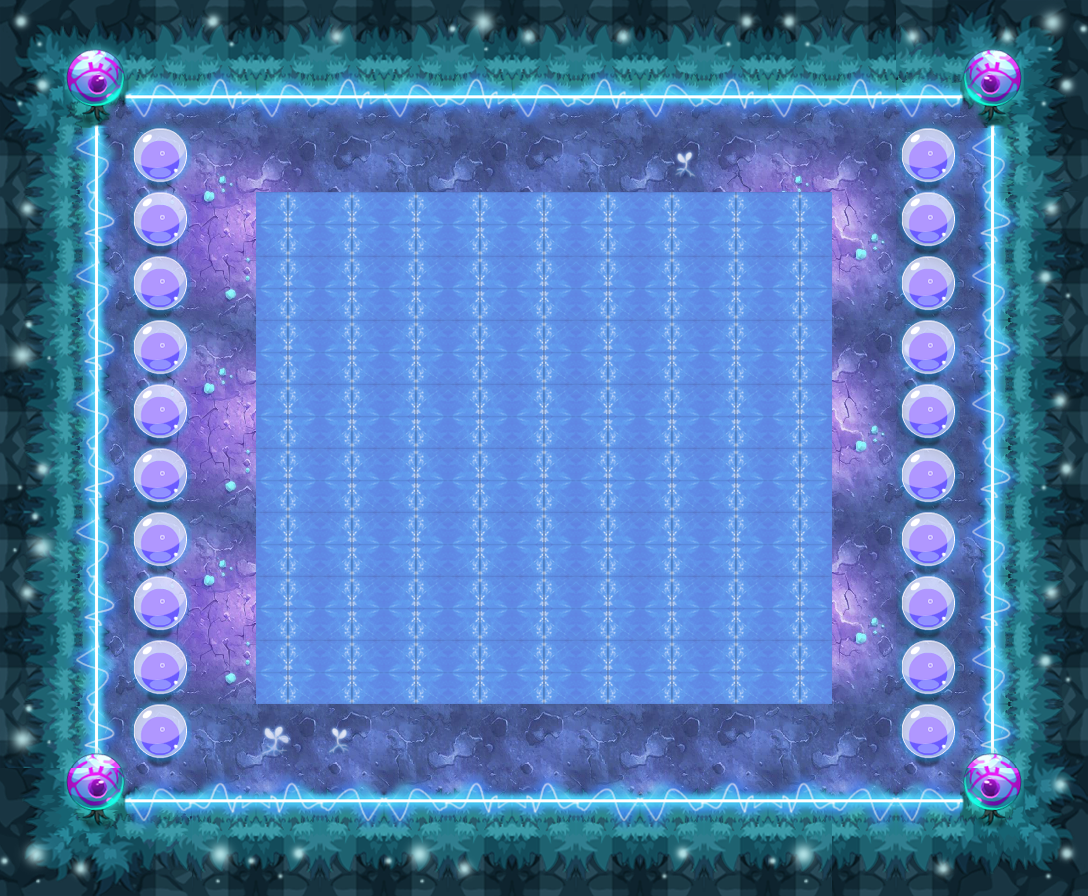

Rendered tile map (Tiled .tmx) drawn with the repository's tilesets; below, a short description and the map source with its tile grids summarised:
An orthogonal 17x14 tile map with 64x64 px tiles, 17 tile layers (PASS, 块层 2, 块层 15, 块层 13, ...) and 21 objects (17x TRAP, 3x sjc2, PLAYER).

<map version="1.0" orientation="orthogonal" width="17" height="14" tilewidth="64" tileheight="64">
 <properties>
  <property name="DESTRY1" value="27" />
  <property name="DESTRY2" value="39" />
  <property name="DESTRY_COUNT" value="2" />
  <property name="EXP" value="1475" />
  <property name="ITEM" value="D059" />
  <property name="LOSE_SCRIPT" value="" />
  <property name="MONEY" value="2213" />
  <property name="START_SCRIPT" value="" />
  <property name="WIN_SCRIPT" value="" />
 </properties>
 <tileset firstgid="1" name="ysmg" tilewidth="64" tileheight="64">
  <image source="ysmg-hd.png" width="960" height="1070" />
 </tileset>
 <layer name="PASS" width="17" height="14">
  <data>[238 cells, 128 non-empty, 9 distinct tile ids]</data>
 </layer>
 <layer name="块层 2" width="17" height="14">
  <data>[238 cells, 238 non-empty, 23 distinct tile ids]</data>
 </layer>
 <layer name="块层 15" width="17" height="14">
  <data>[238 cells, 44 non-empty, 6 distinct tile ids]</data>
 </layer>
 <layer name="块层 13" width="17" height="14">
  <data>[238 cells, 52 non-empty, 6 distinct tile ids]</data>
 </layer>
 <layer name="块层 3" width="17" height="14">
  <data>[238 cells, 4 non-empty, 1 distinct tile ids]</data>
 </layer>
 <layer name="块层 6" width="17" height="14">
  <data>[238 cells, 20 non-empty, 1 distinct tile ids]</data>
 </layer>
 <layer name="SHELTER 11" width="17" height="14">
  <data>[238 cells, 2 non-empty, 1 distinct tile ids]</data>
 </layer>
 <layer name="SHELTER 10" width="17" height="14">
  <data>[238 cells, 2 non-empty, 1 distinct tile ids]</data>
 </layer>
 <layer name="SHELTER 9" width="17" height="14">
  <data>[238 cells, 2 non-empty, 1 distinct tile ids]</data>
 </layer>
 <layer name="SHELTER 8" width="17" height="14">
  <data>[238 cells, 2 non-empty, 1 distinct tile ids]</data>
 </layer>
 <layer name="SHELTER 7" width="17" height="14">
  <data>[238 cells, 2 non-empty, 1 distinct tile ids]</data>
 </layer>
 <layer name="SHELTER 6" width="17" height="14">
  <data>[238 cells, 2 non-empty, 1 distinct tile ids]</data>
 </layer>
 <layer name="SHELTER 5" width="17" height="14">
  <data>[238 cells, 2 non-empty, 1 distinct tile ids]</data>
 </layer>
 <layer name="SHELTER 4" width="17" height="14">
  <data>[238 cells, 2 non-empty, 1 distinct tile ids]</data>
 </layer>
 <layer name="SHELTER 3" width="17" height="14">
  <data>[238 cells, 2 non-empty, 1 distinct tile ids]</data>
 </layer>
 <layer name="SHELTER 2" width="17" height="14">
  <data>[238 cells, 2 non-empty, 1 distinct tile ids]</data>
 </layer>
 <layer name="SHELTER 1" width="17" height="14">
  <data>[238 cells, 2 non-empty, 1 distinct tile ids]</data>
 </layer>
 <objectgroup name="对象层 1" width="34" height="28">
  <object name="PLAYER" type="PLAYER" x="512" y="448" width="64" height="64" />
  <object name="sjc2" x="192" y="448" width="64" height="64">
   <properties>
    <property name="lua_ai" value="monster_sjc_ai" />
    <property name="quality" value="sjc2.quality" />
   </properties>
  </object>
  <object name="ice_road" type="TRAP" x="256" y="192" width="576" height="512">
   <properties>
    <property name="lua_ai" value="ice_road_ai" />
   </properties>
  </object>
  <object name="pg1" type="TRAP" x="320" y="256" width="64" height="64">
   <properties>
    <property name="trap_ani" value="poison_ground.actor" />
    <property name="trap_floor" value="true" />
    <property name="trap_script" value="target(&quot;PLAYER&quot;):onDamage(target(&quot;PLAYER&quot;):getHP()*0.1,&quot;TRAP&quot;);" />
    <property name="trap_start_mode" value="0" />
   </properties>
  </object>
  <object name="pg1" type="TRAP" x="448" y="256" width="64" height="64">
   <properties>
    <property name="trap_ani" value="poison_ground.actor" />
    <property name="trap_floor" value="true" />
    <property name="trap_script" value="target(&quot;PLAYER&quot;):onDamage(target(&quot;PLAYER&quot;):getHP()*0.1,&quot;TRAP&quot;);" />
    <property name="trap_start_mode" value="0" />
   </properties>
  </object>
  <object name="pg1" type="TRAP" x="576" y="256" width="64" height="64">
   <properties>
    <property name="trap_ani" value="poison_ground.actor" />
    <property name="trap_floor" value="true" />
    <property name="trap_script" value="target(&quot;PLAYER&quot;):onDamage(target(&quot;PLAYER&quot;):getHP()*0.1,&quot;TRAP&quot;);" />
    <property name="trap_start_mode" value="0" />
   </properties>
  </object>
  <object name="pg1" type="TRAP" x="704" y="256" width="64" height="64">
   <properties>
    <property name="trap_ani" value="poison_ground.actor" />
    <property name="trap_floor" value="true" />
    <property name="trap_script" value="target(&quot;PLAYER&quot;):onDamage(target(&quot;PLAYER&quot;):getHP()*0.1,&quot;TRAP&quot;);" />
    <property name="trap_start_mode" value="0" />
   </properties>
  </object>
  <object name="pg1" type="TRAP" x="448" y="384" width="64" height="64">
   <properties>
    <property name="trap_ani" value="poison_ground.actor" />
    <property name="trap_floor" value="true" />
    <property name="trap_script" value="target(&quot;PLAYER&quot;):onDamage(target(&quot;PLAYER&quot;):getHP()*0.1,&quot;TRAP&quot;);" />
    <property name="trap_start_mode" value="0" />
   </properties>
  </object>
  <object name="pg1" type="TRAP" x="320" y="384" width="64" height="64">
   <properties>
    <property name="trap_ani" value="poison_ground.actor" />
    <property name="trap_floor" value="true" />
    <property name="trap_script" value="target(&quot;PLAYER&quot;):onDamage(target(&quot;PLAYER&quot;):getHP()*0.1,&quot;TRAP&quot;);" />
    <property name="trap_start_mode" value="0" />
   </properties>
  </object>
  </objectgroup>
</map>
<!-- 12 of 21 objects omitted -->
